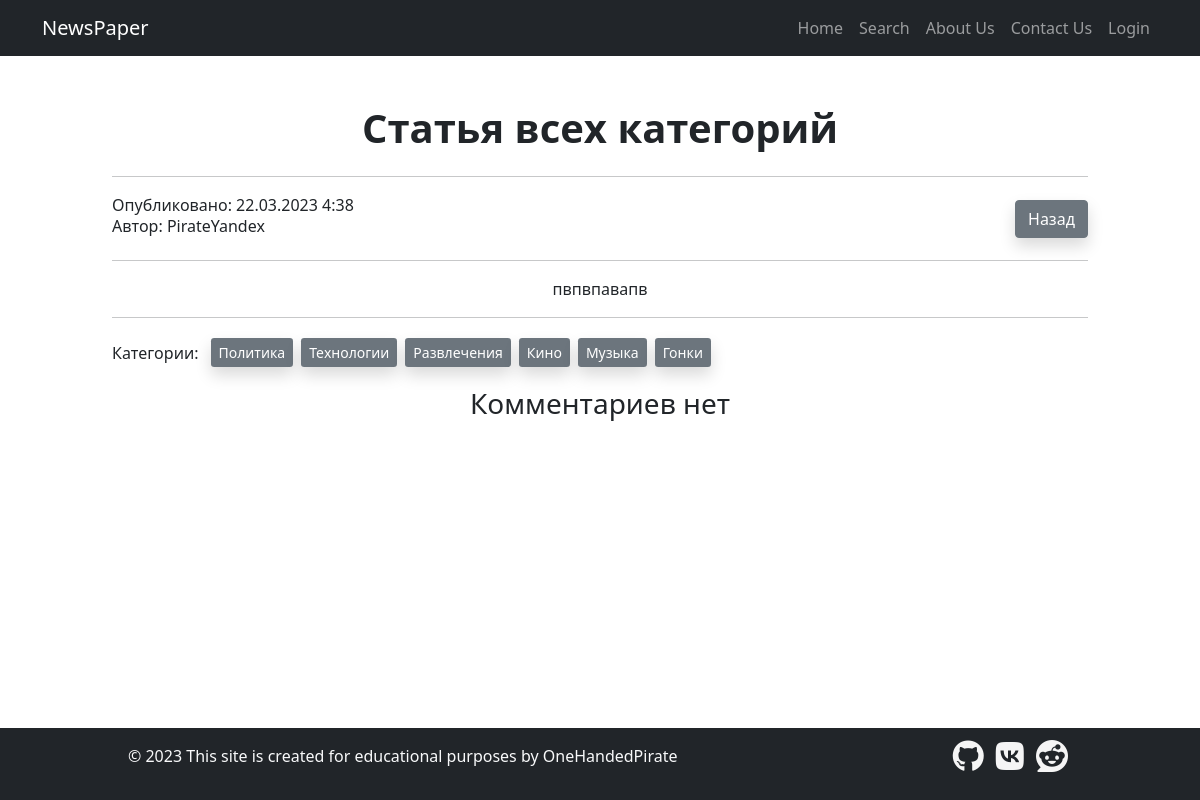
The page /news/109/ on the database its author committed.
### news/models.py (models this page shows, shortened)
class Attitude:
    '''Миксин-класс для моделей с полем rating'''

class Post(models.Model, Attitude):
    author = models.ForeignKey(Author, on_delete=models.CASCADE)
    type = models.CharField(max_length=1,
                            choices=[('N', 'Новость'), ('A', 'Статья')],
                            default='A')
    publish_time = models.DateTimeField(auto_now_add=True)
    category = models.ManyToManyField(Category, through='PostCategory')
    title = models.CharField(max_length=150)
    text = models.TextField()
    rating = models.IntegerField(default=0)

class Author(models.Model):
    author_user = models.ForeignKey(User, on_delete=models.CASCADE)
    rating = models.IntegerField(default=0)
    def __str__(self):
        return self.author_user.get_username()

class Category(models.Model):
    name = models.CharField(max_length=100, unique=True)
    subscribers = models.ManyToManyField(User, through='CategorySubscriber')

### news/views.py (the view)
# urls.py: path('<int:pk>/', PostView.as_view(), name='post'),
class PostView(DetailView):
    model = Post
    template_name = 'news/postDetails.html'
    context_object_name = 'post'
    extra_context = {'menu': menu}

### news/templatetags/news/custom_filters.py (called while the page is built)
@register.filter(name='censor')
def censor(value):
    banned_words = ['пьер', 'японии', 'париж', 'текст', 'олимпийск']
    original_text = value.split()
    bad_words = []
    for indx, word in enumerate(value.lower().split()):
        for bad_word in banned_words:
            if bad_word in word:
                bad_words.append(indx)
    for bad_word in bad_words:
        original_text[bad_word] = '*нехорошее слово*'
    return ' '.join(original_text)

### news/templates/news/postDetails.html (shortened to what this page needs)
{% extends 'news/default.html' %}
{% load news.custom_filters %}
{% block content %}
    <h1 class="fw-bold mb-4">{{ post.title | censor }}</h1>
    <hr>
    <div class="row">
        <div class="col-4 text-start">
            <span>Опубликовано: {{ post.publish_time | date:'d.m.Y f' }}</span>
            <h6>Автор: {{ post.author }}</h6>
        </div>
        <div class="d-flex col-8 text-end justify-content-end align-items-center">
            <div>
                <a class="btn btn-secondary shadow" href="
                        {% if request.META.HTTP_REFERER %}{{ request.META.HTTP_REFERER }}{% else %}{% url 'home' %}{% endif %}">Назад</a>
            </div>
        </div>
    </div>
    <hr>
    <p class>{{ post.text | linebreaks }}</p>
    <hr>
    <div class="text-start mb-3">
        {% include 'news/postCategoriesAjax.html' %}
    </div>
    {% include 'news/postComments.html' %}
{% endblock %}

### news/templates/news/default.html (shortened to what this page needs)
{% load static %}
{% load socialaccount %}
{% load news.custom_filters %}
<!DOCTYPE html>
<html lang="en" class="h-100">
<head>
    <link href={% static 'news/css/styles.css' %} rel="stylesheet"/>
</head>
<body class="d-flex flex-column h-100">
<nav class="navbar navbar-expand-lg navbar-dark bg-dark">
    <div class="container">
        <a class="navbar-brand" href="{% url 'home' %}">NewsPaper</a>
        {% if menu %}
            <div class="collapse navbar-collapse " id="navbarSupportedContent">
                <ul class="navbar-nav ms-auto mb-2 mb-lg-0 text-center">
                    {% for item in menu %}
                        {% if item.url_name == request.resolver_match.url_name %}
                            <li class="nav-item"><span class="nav-link active"
                                                       aria-current="page">{{ item.title }}</span></li>
                        {% elif item.title == 'Login' %}
                            {% if not user.is_authenticated %}
                                <li class="nav-item"><a class="nav-link" aria-current="page"
                                                        href="{% url 'account_login' %}">{{ item.title }}</a></li>
                            {% endif %}
                        {% elif item.title == 'Logout' %}
                            {% if user.is_authenticated %}
                                <li class="nav-item"><a class="nav-link" aria-current="page" data-bs-toggle="modal"
                                                        data-bs-target="#logoutModal"
                                                        style="cursor: pointer">{{ item.title }}</a></li>
                            {% endif %}
                        {% elif item.title == 'Add post' %}
                            {% if user.is_authenticated and user|is_author %}
                                <li class="nav-item"><a class="nav-link" aria-current="page"
                                                        href='{% url item.url_name %}'
                                                        title="Добавить пост (макс. - 3 в сутки)">{{ item.title }}</a>
                                </li>
                            {% endif %}
                        {% elif item.title == 'Add category' %}
                            {% if user.is_authenticated and user|is_author %}
                                <li class="nav-item"><a class="nav-link" aria-current="page" data-bs-toggle="modal"
                                                        data-bs-target="#addCatModal"
                                                        style="cursor: pointer">{{ item.title }}</a></li>
                            {% endif %}
                        {% else %}
                            {% if item.url_name %}
                                <li class="nav-item"><a class="nav-link" aria-current="page"
                                                        href='{% url item.url_name %}'>{{ item.title }}</a></li>
                            {% else %}
                                <li class="nav-item"><a class="nav-link" aria-current="page"
                                                        href=''>{{ item.title }}</a></li>
                            {% endif %}
                        {% endif %}
                    {% endfor %}
                </ul>
            </div>
        {% endif %}
    </div>
</nav>
<div class="container-fluid col-sm-12 col-md-10">
    <div class="text-center mt-5">
        {% block content %}
        {% endblock content %}
    </div>
</div>
<footer class="bg-dark mt-auto">
    <div class="row text-light p-3 col-sm-12 col-lg-10 mx-auto">
        <div class="text-start col-8">
            <p>© 2023 This site is created for educational purposes by OneHandedPirate</p>
        </div>
        <div class="text-end col-4 ">
            <a class="fa-brands fa-github fa-2xl m-1 text-decoration-none" href="https://github.com/OneHandedPirate"
               target="_blank"></a>
            <a class="fa-brands fa-vk fa-2xl m-1 text-decoration-none" href="https://vk.com/onehandedpirate"
               target="_blank"></a>
            <a class="fa-brands fa-reddit fa-2xl m-1 text-decoration-none"
               href="https://www.reddit.com/user/OneHandedPirateMKII" target="_blank"></a>
        </div>
    </div>
</footer>
</body>
</html>

### news/templates/news/postCategoriesAjax.html
<div class="btn-group d-flex flex-wrap" role="group" aria-label="Категории">
    <span class="me-2 my-auto">Категории:</span>
    {% for cat in post.category.all %}
        {% if user.is_authenticated %}
            {% if user not in cat.subscribers.all %}
                <button
                        class="btn-sm btn-outline-secondary m-1 shadow"
                        data-url="{% url 'subscribe' cat.pk %}"
                        title="Нажмите, чтобы подписаться на категорию"
                        onclick="subscribeCategory(event)"
                >
                    {{ cat.name }}
                </button>
            {% else %}
                <button
                        class="btn-sm btn-secondary m-1 shadow"
                        title="Нажмите, чтобы отписаться"
                        data-url="{% url 'unsubscribe' cat.pk %}"
                        onclick="unsubscribeCategory(event)"
                >
                    {{ cat.name }}
                </button>
            {% endif %}
        {% else %}
            <span class="btn-sm btn-secondary m-1 shadow"
                  title="Войдите, чтобы подписаться на категорию">{{ cat.name }}</span>
        {% endif %}
    {% endfor %}
</div>

### news/templates/news/postComments.html (shortened to what this page needs)
<div class="mx-auto mb-5" style="max-width: 600px">
    <h3 class="mb-4" id="comments-header">{% if post.comments.all %}Комментарии:{% else %}Комментариев
        нет{% endif %}</h3>
</div>

### rows shown on the page
Post: title|censor "Статья всех категорий", publish_time "22.03.2023 4:38", author "PirateYandex", text "пвпвпавапв"
Category: name "Политика"
Category: name "Технологии"
Category: name "Развлечения"
Category: name "Кино"
Category: name "Музыка"
Category: name "Гонки"

### other values the page prints
{{ item.title }} "Home" "Search"
{{ item.title }} "About Us" "Contact Us"
{{ item.title }} "Login"
